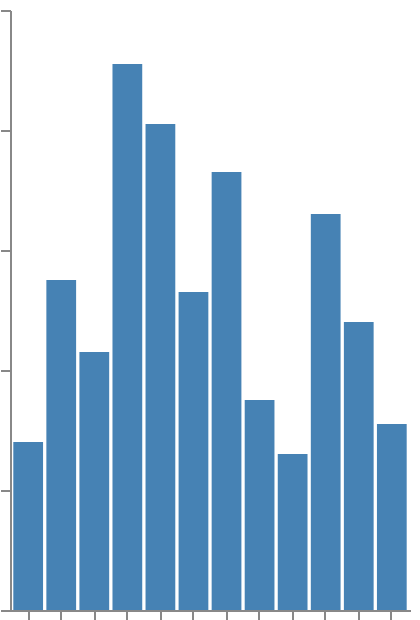

This figure's Vega-Lite source:
### Vega specification from a JSON file in a GitHub repository (floating-point values rounded to 4 significant figures)
{"$schema": "https://vega.github.io/schema/vega/v6.json", "width": 200, "height": 300, "padding": 5, "autosize": "none", "data": [{"name": "table", "values": [{"w": "January", "v": 28}, {"w": "February", "v": 55}, {"w": "March", "v": 43}, {"w": "April", "v": 91}, {"w": "May", "v": 81}, {"w": "June", "v": 53}, {"w": "July", "v": 73}, {"w": "August", "v": 35}, {"w": "September", "v": 26}, {"w": "October", "v": 66}, {"w": "November", "v": 48}, {"w": "December", "v": 31}]}], "scales": [{"name": "xscale", "type": "band", "domain": {"data": "table", "field": "w"}, "range": "width", "padding": 0.1}, {"name": "yscale", "type": "linear", "domain": {"data": "table", "field": "v"}, "nice": true, "range": "height"}], "axes": [{"orient": "bottom", "scale": "xscale", "labelOverlap": true, "labelAngle": 0}, {"orient": "left", "scale": "yscale", "tickCount": 5, "labels": false}], "marks": [{"type": "rect", "from": {"data": "table"}, "encode": {"update": {"x": {"scale": "xscale", "field": "w"}, "width": {"scale": "xscale", "band": 1}, "y": {"scale": "yscale", "field": "v"}, "y2": {"scale": "yscale", "value": 0}, "fill": {"value": "steelblue"}}}}]}
